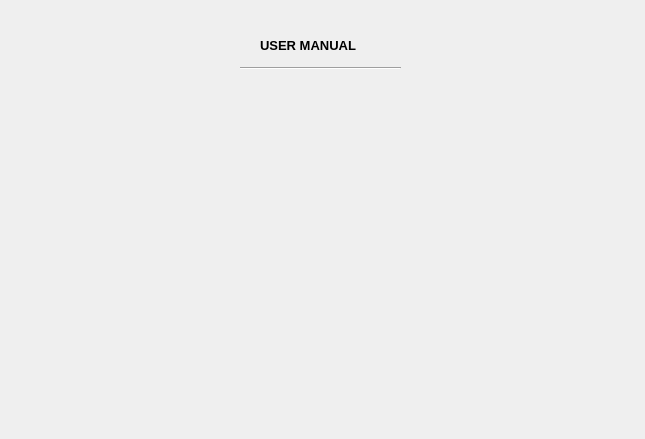
<?xml version="1.0" encoding="UTF-8"?>
<ui version="4.0">
 <class>Dialog</class>
 <widget class="QDialog" name="Dialog">
  <property name="geometry">
   <rect>
    <x>0</x>
    <y>0</y>
    <width>645</width>
    <height>439</height>
   </rect>
  </property>
  <property name="windowTitle">
   <string>User Manual</string>
  </property>
  <property name="windowIcon">
   <iconset resource="../images.qrc">
    <normaloff>:/images/img/logo_manual.png</normaloff>:/images/img/logo_manual.png</iconset>
  </property>
  <widget class="QLabel" name="label">
   <property name="geometry">
    <rect>
     <x>260</x>
     <y>20</y>
     <width>131</width>
     <height>51</height>
    </rect>
   </property>
   <property name="font">
    <font>
     <pointsize>10</pointsize>
     <weight>75</weight>
     <bold>true</bold>
    </font>
   </property>
   <property name="text">
    <string>USER MANUAL</string>
   </property>
   <property name="scaledContents">
    <bool>true</bool>
   </property>
   <property name="wordWrap">
    <bool>false</bool>
   </property>
  </widget>
  <widget class="Line" name="line">
   <property name="geometry">
    <rect>
     <x>240</x>
     <y>60</y>
     <width>161</width>
     <height>16</height>
    </rect>
   </property>
   <property name="orientation">
    <enum>Qt::Horizontal</enum>
   </property>
  </widget>
 </widget>
 <resources>
  <include location="../images.qrc"/>
 </resources>
 <connections/>
</ui>
